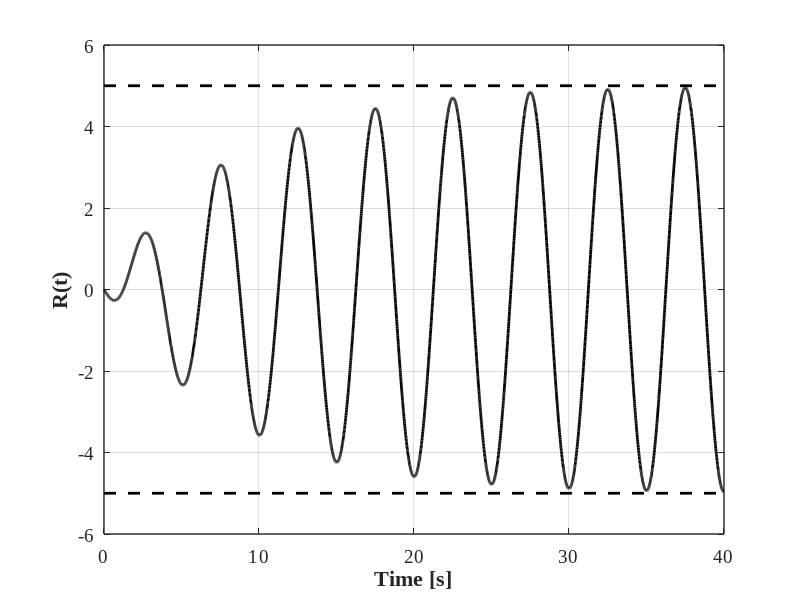

MATLAB code to generate this figure:
%% Structural Dynamics and Vibration Control(M. Azimi et al.)
%% Figure 3-16: Response of a SDOF at Resonance Frequency

clear; close all; clc;
%% Parameters
f_n  = [1];  % Hz
f    = 0.2;  % Hz
f0   = 1000; % Hz
zeta = 0.1;
w   = 2*pi*f;
t   = 0:0.01:40;   % Time vector
    

R = 1/(2*zeta)*(exp(-zeta*w*t)-1).*cos(w*t);

%% Plot
figure(1);  set(figure(1), 'Position', [200   100   883   400])
            hold on; grid on; box on;

            plot(t,R,'-k','LineWidth',2); grid on
            line([0 40], [5 5],'Color','k','LineStyle','--','LineWidth',2)
            line([0 40], -[5 5],'Color','k','LineStyle','--','LineWidth',2)

            ylim([-6 6])
            set(gca, 'LineWidth',1, 'FontWeight','normal', 'FontName','Times New Roman', 'FontSize',14)               
            xlabel('Time [s]', 'fontsize',16, 'fontname','Times New Roman','FontWeight','Bold')
            ylabel('R(t)', 'fontsize',16, 'fontname','Times New Roman','FontWeight','Bold')

%% Print
print('FIG_3_16','-dpng')
